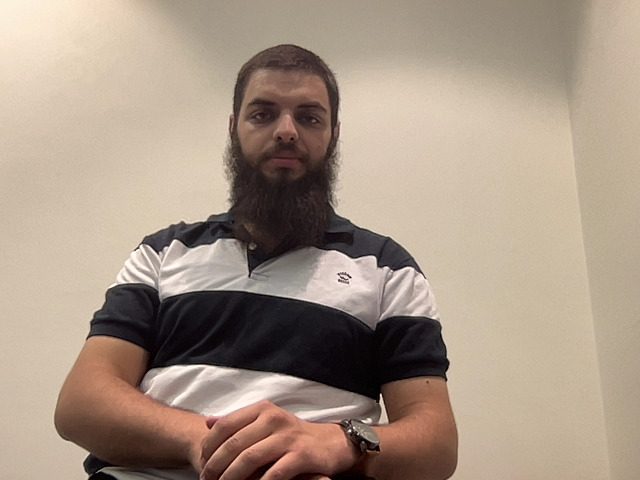
#> input picture images/aabu-sha.jpg, 640 x 480 px; its folder holds 4 pictures in this run
$ python grayscale.py
#> lines starting #> are read from the running program, lines starting #| are printed output that depends on the picture
import os
from PIL import Image

def create_grayscale_images(input_dir, output_dir):
#> called with input_dir = '../images', output_dir = '../grayscale_images'
    os.makedirs(output_dir, exist_ok=True)
    for filename in os.listdir(input_dir):
        filepath = os.path.join(input_dir, filename)
        if os.path.isfile(filepath) and filename.lower().endswith(('.png', '.jpg', '.jpeg', '.bmp', '.tiff', '.gif')):
            try:
                img = Image.open(filepath).convert('L')
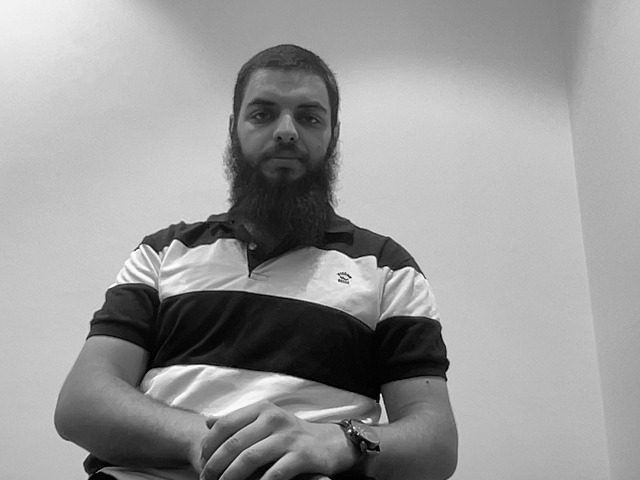
#> img: PIL image 640x480 L; min 0, max 255, mean 152.7
#> pass 3 of the loop in create_grayscale_images, `for filename in os.listdir(input_dir):`:
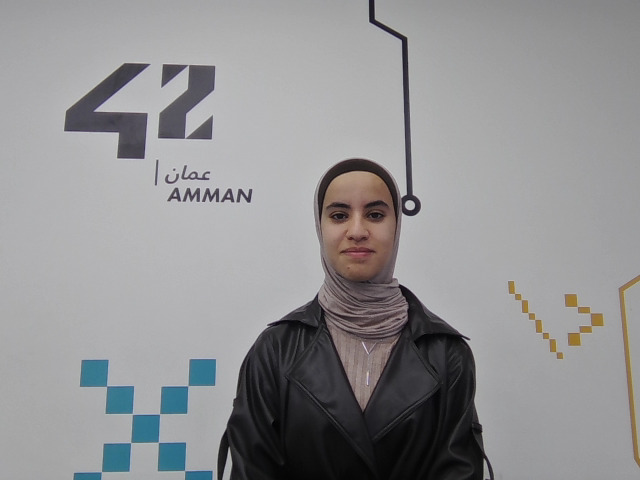
#> input picture images/aal-mous.jpg, 640 x 480 px
#> in create_grayscale_images, `img = Image.open(filepath).convert('L')`:
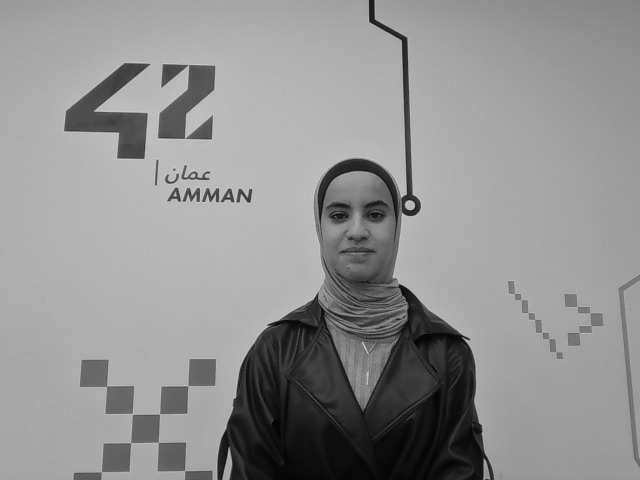
#> img: PIL image 640x480 L; min 0, max 216, mean 145.9
#> the loop made 4 passes; the first 3 are shown
                name, ext = os.path.splitext(filename)
                output_path = os.path.join(output_dir, f"{name}{ext}")
                img.save(output_path)
                print(f"Converted to grayscale: {filename}")
            except Exception as e:
                print(f"Failed to process {filename}: {e}")


input_directory = '../images'
output_directory = '../grayscale_images'
create_grayscale_images(input_directory, output_directory)
